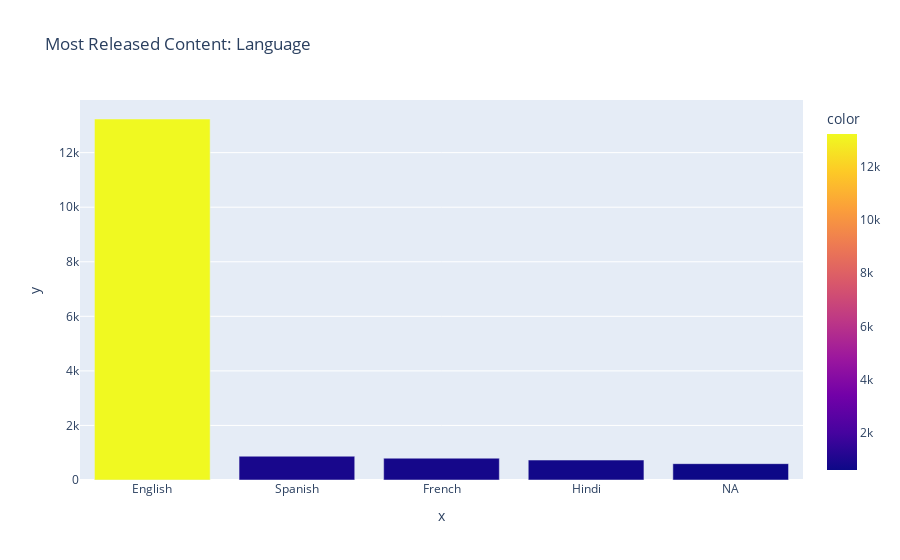

Notebook code for this chart:
### Markdown cell above
#### Observations:
- Most released content was in US

### Code cell
# Get the base counts for language and sort them
base_counts = get_counts(temp_data, 'Language', kata['Language'])
base_counts = pd.DataFrame(index=base_counts.keys(),
                           data=base_counts.values(),
                           columns=['Counts'])
base_counts.sort_values(by='Counts', ascending=False, inplace=True)
# Plot the top 5 languages
fig = px.bar(x=base_counts.index[:5],
             y=base_counts['Counts'][:5],
             color=base_counts['Counts'][:5],
             title='Most Released Content: Language')
fig.show()

### Figure 1 — Plotly figure (JSON) as saved in the notebook; plotly's stock layout.template omitted (floating-point values rounded to 4 significant figures)
{"data": [{"alignmentgroup": "True", "hovertemplate": "x=%{x}<br>y=%{y}<br>color=%{marker.color}<extra></extra>", "legendgroup": "", "marker": {"color": [13233, 872, 799, 731, 599], "coloraxis": "coloraxis"}, "name": "", "offsetgroup": "", "orientation": "v", "showlegend": false, "textposition": "auto", "type": "bar", "x": ["English", "Spanish", "French", "Hindi", "NA"], "xaxis": "x", "y": [13233, 872, 799, 731, 599], "yaxis": "y"}], "layout": {"barmode": "relative", "coloraxis": {"colorbar": {"title": {"text": "color"}}, "colorscale": [[0, "#0d0887"], [0.1111, "#46039f"], [0.2222, "#7201a8"], [0.3333, "#9c179e"], [0.4444, "#bd3786"], [0.5556, "#d8576b"], [0.6667, "#ed7953"], [0.7778, "#fb9f3a"], [0.8889, "#fdca26"], [1, "#f0f921"]]}, "legend": {"tracegroupgap": 0}, "title": {"text": "Most Released Content: Language"}, "xaxis": {"anchor": "y", "domain": [0, 1], "title": {"text": "x"}}, "yaxis": {"anchor": "x", "domain": [0, 1], "title": {"text": "y"}}}}
